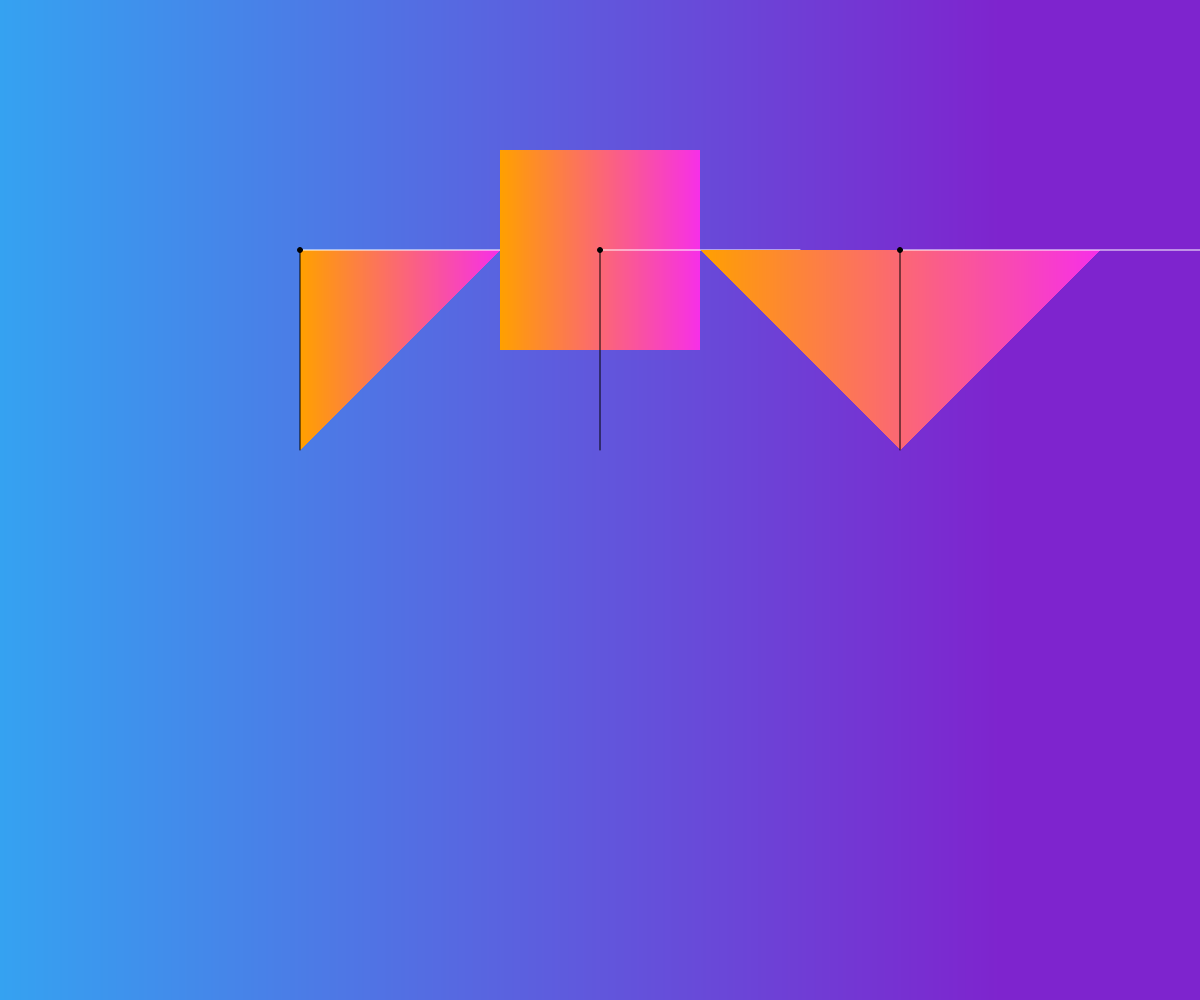
Frame 1 (no input)
Frame 60 (no input): identical to frame 1, image omitted
Frame 120 (the mouse pressed at the canvas centre since frame 60): identical to frame 1, image omitted

The p5.js sketch that drew this single still picture (run headless with seeded random() and noise() and a simulated clock; from frame 60 on, the mouse is pressed at the canvas centre):

// p5.js sketch
// ── sketch.js
function setup() {
    createCanvas(innerWidth,innerHeight);
    console.log("InnerWidth: " + innerWidth);
    console.log("InnerHeight: " + innerHeight);
}

function draw() {
	// Draw the gradient background
    gradientBackground('#35a2f1', '#7e24ce');

    drawTriangle(innerWidth/4, innerHeight/4, 200, 200, 0, hexWithAlpha('#ffa000', 1), hexWithAlpha('#f72fe8', 1));

    drawSquare(innerWidth/2, innerHeight/4, 200, 0, hexWithAlpha('#ffa000', 1), hexWithAlpha('#f72fe8', 1));

    drawNewTriangle((innerWidth/4)*3, innerHeight/4, 400, 200, 0, hexWithAlpha('#ffa000', 1), hexWithAlpha('#f72fe8', 1));
}

function gradientBackground(from, to) {
	for(var i = 0; i < innerWidth; i++) {
        noStroke();
        fill(lerpColor(color(from), color(to), (i/innerHeight)));
        rectMode(CORNER);
        rect(i, 0, 1, innerHeight);
    }
}

function drawSquare(xCoord, yCoord, size, rotationAngle, from, to) {
	push();
	translate(xCoord, yCoord);
	angleMode(DEGREES);
	rotate(rotationAngle);
	for(var i = 0; i < size; i++) {
        noStroke();
        fill(lerpColor(color(from), color(to), (i/size)));
        rectMode(CORNER);
        rect(i-(size/2), 0-(size/2), 1, size);
    }

    // Draw axis
    stroke(255);
    line(0, 0, size, 0);
    stroke(0);
    line(0, 0, 0, size);
    fill(0);
    ellipse(0, 0, 5, 5);

	pop();
}

function drawTriangle(xCoord, yCoord, lengthSideA, lengthSideB, rotationAngle, from, to) {
    push();
    translate(xCoord, yCoord);
    angleMode(DEGREES);
    rotate(rotationAngle);
    for(var i = 0; i < lengthSideA; i++) {
        noStroke();
        rectMode(CORNER);
        fill(lerpColor(color(from), color(to), i/lengthSideA));
        rect(i, 0, 1, lengthSideB-(map(i, 0, lengthSideA, 0, lengthSideB)));
    }

    // Draw axis
    stroke(255);
    line(0, 0, lengthSideA, 0);
    stroke(0);
    line(0, 0, 0, lengthSideB);
    fill(0);
    ellipse(0, 0, 5, 5);

    pop();
}

function drawNewTriangle(xCoord, yCoord, triangleLength, triangleHeight, rotationAngle, from, to) {
    push();
    translate(xCoord, yCoord);
    angleMode(DEGREES);
    rotate(rotationAngle);
    for(var i = 0; i < triangleLength; i++) {
        noStroke();
        rectMode(CORNER);
        fill(lerpColor(color(from), color(to), i/triangleLength));
        if(i < triangleLength/2) {
            rect(i-triangleLength/2, 0, 1, (map(i, 0, triangleLength, 0, triangleHeight*2)));
        } else {
            rect(i-triangleLength/2, 0, 1, (map(i, 0, triangleLength, triangleHeight*2, 0)));
        }
    }

    // Draw axis
    stroke(255);
    line(0, 0, triangleLength, 0);
    stroke(0);
    line(0, 0, 0, triangleHeight);
    fill(0);
    ellipse(0, 0, 5, 5);

    pop();
}

function hexWithAlpha(hex, alpha) {
	var r = parseInt(hex.slice(1, 3), 16),
		g = parseInt(hex.slice(3, 5), 16),
		b = parseInt(hex.slice(5, 7), 16);

	if(alpha) {
		return "rgba(" + r + ", " + g + ", " + b + ", " + alpha + ")";
	} else {
		return "rgb(" + r + ", " + g + ", " + b + ")";
	}
}
